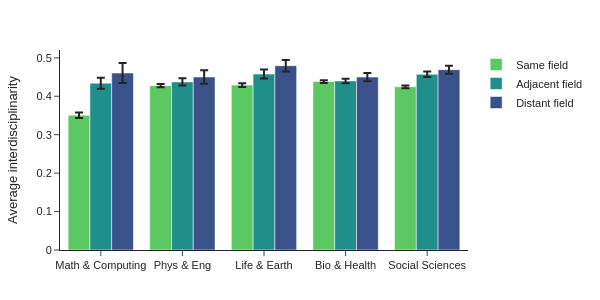

Notebook cell for this chart:
### Code cell
# average
t = (
    df_univ_base[["PersonId", "phd_community", "rao", "is_cross"]]
    .drop_duplicates()
    .groupby(["phd_community", "is_cross"])
    .agg(n=("rao", "mean"), confint=("rao", calculate_confidence_interval))
    .reset_index()
)

# map
t['is_cross'] = t['is_cross'].map({0: "Same field", 1: "Adjacent field", 2: "Distant field"})
t['phd_community'] = t['phd_community'].map(community_names)

# plot
fig = px.bar(
    t,
    x="phd_community",
    y="n",
    color="is_cross",
    error_y="confint",
    barmode="group",
    color_discrete_map={k: v for k, v in zip(t['is_cross'].unique(), colors)},
    labels=dict(n="Average interdisciplinarity", is_cross="Move type"),
)

plot_styling(fig, size=[300, 600])
fig.update_layout(
    legend_title_text=None,
    title=None,
)
fig.update_yaxes(title_text="Average interdisciplinarity")
fig.update_xaxes(title=None)

fig.show()
#fig.write_image("figures/move_type_avg_idr.pdf")

### Figure 1 — Plotly figure (JSON) as saved in the notebook; plotly's stock layout.template omitted (floating-point values rounded to 4 significant figures)
{"data": [{"alignmentgroup": "True", "error_y": {"array": [0.007313, 0.004309, 0.005166, 0.003415, 0.003543]}, "hovertemplate": "Move type=Same field<br>phd_community=%{x}<br>Average interdisciplinarity=%{y}<extra></extra>", "legendgroup": "Same field", "marker": {"color": "rgb(91, 200, 98)", "pattern": {"shape": ""}}, "name": "Same field", "offsetgroup": "Same field", "orientation": "v", "showlegend": true, "textposition": "auto", "type": "bar", "x": ["Math & Computing", "Phys & Eng", "Life & Earth", "Bio & Health", "Social Sciences"], "xaxis": "x", "y": [0.3507, 0.4276, 0.429, 0.4382, 0.4246], "yaxis": "y"}, {"alignmentgroup": "True", "error_y": {"array": [0.01419, 0.009411, 0.01151, 0.005819, 0.007092]}, "hovertemplate": "Move type=Adjacent field<br>phd_community=%{x}<br>Average interdisciplinarity=%{y}<extra></extra>", "legendgroup": "Adjacent field", "marker": {"color": "rgb(32, 143, 140)", "pattern": {"shape": ""}}, "name": "Adjacent field", "offsetgroup": "Adjacent field", "orientation": "v", "showlegend": true, "textposition": "auto", "type": "bar", "x": ["Math & Computing", "Phys & Eng", "Life & Earth", "Bio & Health", "Social Sciences"], "xaxis": "x", "y": [0.4341, 0.4374, 0.4578, 0.44, 0.4572], "yaxis": "y"}, {"alignmentgroup": "True", "error_y": {"array": [0.02591, 0.01737, 0.01484, 0.01092, 0.01036]}, "hovertemplate": "Move type=Distant field<br>phd_community=%{x}<br>Average interdisciplinarity=%{y}<extra></extra>", "legendgroup": "Distant field", "marker": {"color": "rgb(59, 81, 138)", "pattern": {"shape": ""}}, "name": "Distant field", "offsetgroup": "Distant field", "orientation": "v", "showlegend": true, "textposition": "auto", "type": "bar", "x": ["Math & Computing", "Phys & Eng", "Life & Earth", "Bio & Health", "Social Sciences"], "xaxis": "x", "y": [0.4603, 0.4501, 0.4795, 0.4498, 0.4691], "yaxis": "y"}], "layout": {"barmode": "group", "font": {"family": "Arial", "size": 11}, "height": 300, "legend": {"title": {}, "tracegroupgap": 0}, "margin": {"b": 50, "l": 50, "r": 50, "t": 50}, "title": {}, "width": 600, "xaxis": {"anchor": "y", "domain": [0, 1], "title": {}}, "yaxis": {"anchor": "x", "domain": [0, 1], "title": {"text": "Average interdisciplinarity"}}}}
